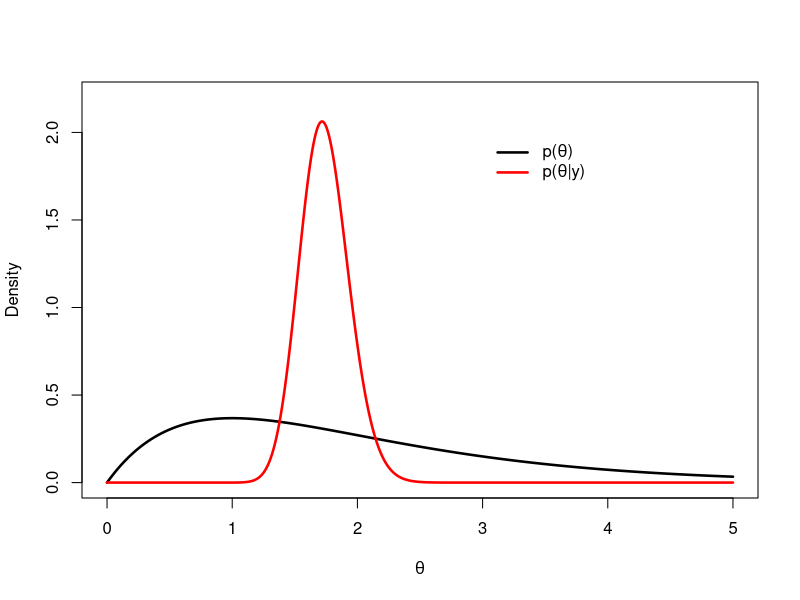
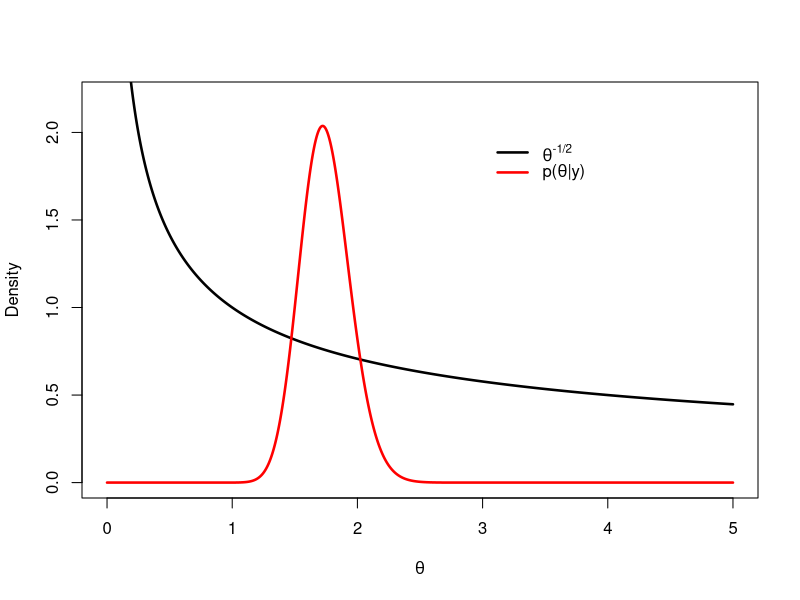

The R source for these figures, in order:
### Tutorial 3 codes

## Problem 3
# Poisson model with a Gamma prior
y <- c(0,0,0,0,0,0,1,1, 1, 1, 1, 1, 1, 1, 1, 1, 1, 1, 1, 1, 1, 1, 1, 1,
       2,2,2,2,2,2,2,2,2,3,3,3,3,3,3,3,4,4,4,4,5)
n <- length(y)	   

# (a) Gamma(2,1) prior	   
a0 <- 2		# prior parameters
b0 <- 1

a <- a0 + sum(y)	# posterior parameters
b <- b0 + n

theta <- seq(from=0, to=5, by=0.001)
plot(theta, dgamma(theta,shape=a0,rate=b0), type="l", lwd=2.5,
     xlab=expression(theta), ylab="Density", ylim=c(0,2.2))
points(theta, dgamma(theta,shape=a,rate=b), type="l", lwd=2.5, col="red")
legend(3,2,legend = c(expression(paste("p(", theta, ")")),
       expression(paste("p(", theta, "|y)"))), lty=1, 
       lwd=2.5, cex=1, col=c("black","red"), bty="n")

# posterior mean
a/b
# posterior standard deviation
sqrt(a/b^2)
# posterior mode
(a-1)/b

# (b) Gamma(1/2,0) prior
a0 <- 1/2		# prior parameters
b0 <- 0

a <- a0 + sum(y)	# posterior parameters
b <- b0 + n

theta <- seq(from=0, to=5, by=0.001)
plot(theta, theta^(-1/2), type="l", lwd=2.5,
     xlab=expression(theta), ylab="Density", ylim=c(0,2.2))
points(theta, dgamma(theta,shape=a,rate=b), type="l", lwd=2.5, col="red")
legend(3,2,legend = c(expression(paste(theta^"-1/2")),
       expression(paste("p(", theta, "|y)"))), lty=1, 
       lwd=2.5, cex=1, col=c("black","red"), bty="n")

# posterior mean
a/b
# posterior standard deviation
sqrt(a/b^2)
# posterior mode
(a-1)/b

	   